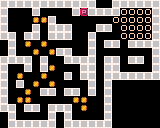

This game map was drawn from its Tiled (.tmx) file and the tilesets committed beside it. A one-line description and the full map source follow:
An orthogonal 20x16 tile map with 8x8 px tiles, 1 tile layer (tiles).

<map version="1.0" tiledversion="1.0.2" orientation="orthogonal" renderorder="left-up" width="20" height="16" tilewidth="8" tileheight="8" nextobjectid="1">
 <tileset firstgid="1" source="tileset.tsx" />
 <layer name="tiles" width="20" height="16">
  <data encoding="csv">
5,5,5,5,5,5,5,5,5,5,5,5,0,0,5,5,5,5,5,5,5,0,0,0,5,0,0,0,0,5,3,5,5,5,5,2,2,2,2,5,5,0,0,0,1,1,5,0,0,0,0,0,0,0,2,2,2,2,2,5,5,0,0,0,5,0,5,5,5,0,0,0,5,5,0,2,2,2,2,5,5,5,0,5,5,0,5,5,5,0,0,5,0,0,0,2,2,2,2,5,0,5,0,1,0,1,0,0,0,0,0,5,0,5,5,0,5,5,5,5,0,5,0,0,1,0,1,5,5,0,0,5,0,0,0,0,0,0,0,5,5,5,5,5,0,5,0,0,5,5,5,5,0,5,5,0,5,5,0,5,5,0,0,5,0,5,1,0,0,0,5,5,0,5,5,0,0,0,0,5,5,0,1,0,0,1,0,0,5,0,5,5,0,5,5,5,5,5,5,5,5,0,5,0,1,0,1,0,0,0,0,5,0,5,0,0,0,0,0,0,5,0,0,1,0,5,5,0,5,5,0,5,0,5,0,0,0,0,0,0,5,0,1,1,0,0,0,0,0,1,1,0,0,5,0,0,0,0,0,0,5,5,0,5,5,0,5,5,5,0,1,0,0,5,0,0,0,0,0,0,0,5,0,0,0,0,5,0,5,0,0,0,0,5,0,0,0,0,0,0,0,5,5,5,5,5,5,0,5,5,5,5,5,5,0,0,0,0,0,0
</data>
 </layer>
</map>
